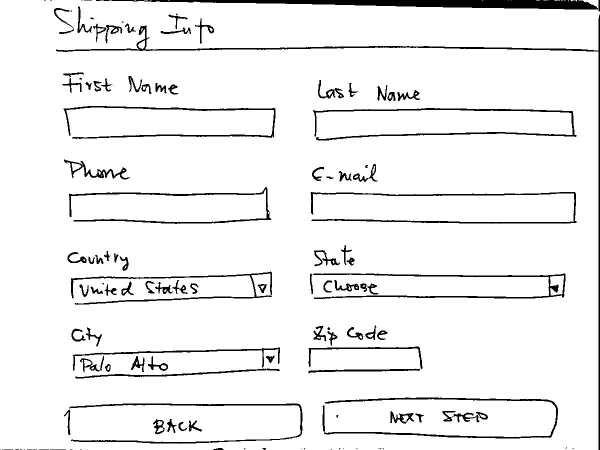
#> input picture agentic_ecommerce_ba/sample_files/quantitative_test/00000_png.rf.728fcbf94e821c227234be2b7b8a684c.jpg, 1200 x 900 px (shown at 1/2 size)
$ python -i enhancer.py   (imports and definitions only)
#> lines starting #> are read from the running program, lines starting #| are printed output that depends on the picture; after the words box and inside, x2 and y2 are one past the last pixel; in counts of white or black regions, pixels touching at a corner belong together
#> in enhance_wireframe, image is the input picture: shape (900, 1200, 3); min 0, max 255, mean 239.6
import cv2
import numpy as np

def resize_image(image: np.ndarray, max_width: int = 1200) -> np.ndarray:
    """Giảm kích thước ảnh nếu quá lớn để tối ưu hoá tốc độ quét."""
#> called with max_width = 1200
    height, width = image.shape[:2]
#> height = 900; width = 1200
    if width > max_width:
        ratio = max_width / width
        new_size = (max_width, int(height * ratio))
        return cv2.resize(image, new_size, interpolation=cv2.INTER_AREA)
    return image

def denoise_image(image: np.ndarray) -> np.ndarray:
    """Khử nhiễu ảnh dùng Median Blur (hữu ích với ảnh chụp điện thoại)."""
    return cv2.medianBlur(image, 3)

def binarize_image(image: np.ndarray) -> np.ndarray:
    """Chuyển ảnh màu sang ảnh nhị phân Trắng/Đen (Black & White).
    Sử dụng Adaptive Threshold chuyên trị ảnh vẽ tay chụp bằng điện thoại
    bị tối/đổ bóng ở các góc.
    """
    if len(image.shape) == 3:
        gray = cv2.cvtColor(image, cv2.COLOR_BGR2GRAY)
    else:
        gray = image

    # Xoá phông mờ bằng Gaussian Blur nhẹ
    blur = cv2.GaussianBlur(gray, (5, 5), 0)
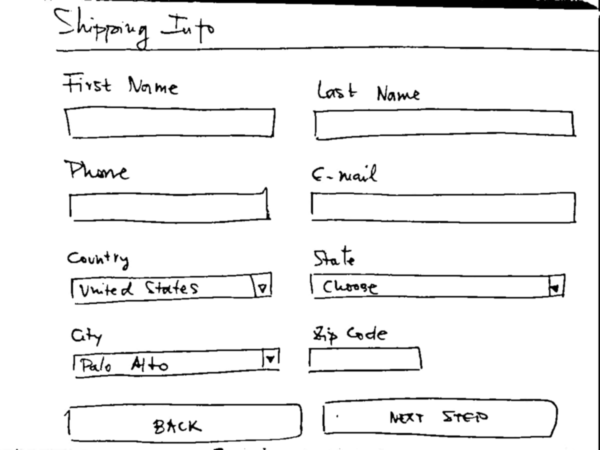
#> blur: shape (900, 1200) (shown at 1/2 size); min 0, max 255, mean 239.7

    # Adaptive Threshold giúp xử lý ảnh không đều sáng
    # cv2.ADAPTIVE_THRESH_GAUSSIAN_C tốt hơn MEAN_C cho nhiễu
    binary = cv2.adaptiveThreshold(
        blur, 255,
        cv2.ADAPTIVE_THRESH_GAUSSIAN_C,
        cv2.THRESH_BINARY_INV,
        11, 2 # Khối 11x11, hằng số C=2. Cần test lại với ảnh thật
    )
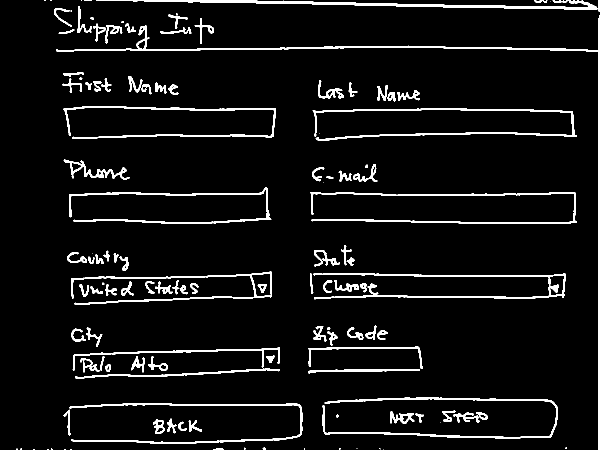
#> binary: shape (900, 1200) (shown at 1/2 size); 5.8% white; 126 white regions (26 under 20 px), largest, box (x1, y1, x2, y2) and area: (112, 30, 1200, 900) 6561, (192, 0, 1200, 23) 4992, (625, 216, 1154, 281) 3772
    return binary

def enhance_wireframe(image_path: str) -> np.ndarray:
    """Pipeline tổng hợp tăng cường chất lượng ảnh Wireframe vẽ tay."""
    image = cv2.imread(image_path)
    if image is None:
        raise ValueError(f"Không thể đọc ảnh tại: {image_path}")

    # 1. Resize cho chuẩn
    resized = resize_image(image)
    # 2. Khử noise nhiễu hạt
    denoised = denoise_image(resized)
    # 3. Trắng đen tách nền
    binary = binarize_image(denoised)

    return binary

>>> result = enhance_wireframe('../../sample_files/quantitative_test/00000_png.rf.728fcbf94e821c227234be2b7b8a684c.jpg')

$ run again, on agentic_ecommerce_ba/sample_files/quantitative_test/00001_png.rf.15a951188dbc468d1bca6d4bf171d96e.jpg
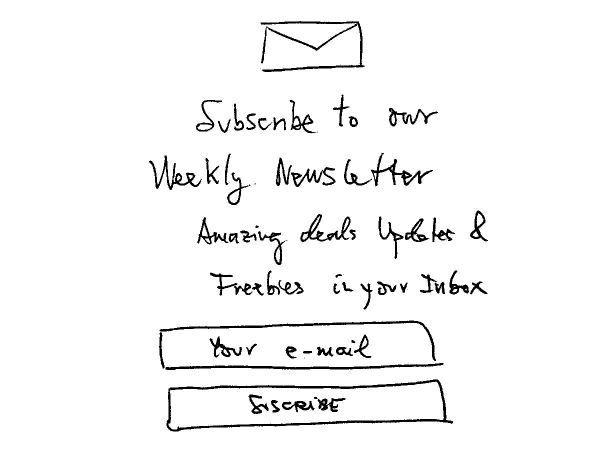
#> input picture agentic_ecommerce_ba/sample_files/quantitative_test/00001_png.rf.15a951188dbc468d1bca6d4bf171d96e.jpg, 1200 x 900 px (shown at 1/2 size)
#> in enhance_wireframe, image is the input picture: shape (900, 1200, 3); min 0, max 255, mean 245.1
#> in binarize_image, `binary = cv2.adaptiveThreshold( blur, 255, cv2.ADAPTIVE_THRESH_GAUSSIA..`:
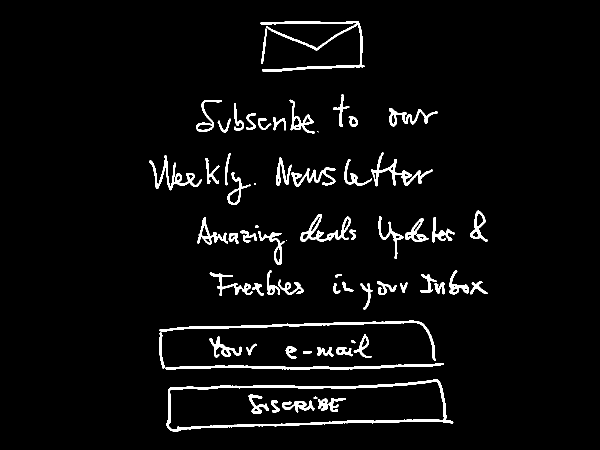
#> binary: shape (900, 1200) (shown at 1/2 size); 3.9% white; 65 white regions (3 under 20 px), largest, box (x1, y1, x2, y2) and area: (333, 759, 907, 863) 5874, (521, 42, 729, 144) 2867, (319, 641, 872, 722) 2755

$ run again, on agentic_ecommerce_ba/sample_files/quantitative_test/00002_png.rf.cc8ed52a65e406dfaaf088bf4d0c574d.jpg
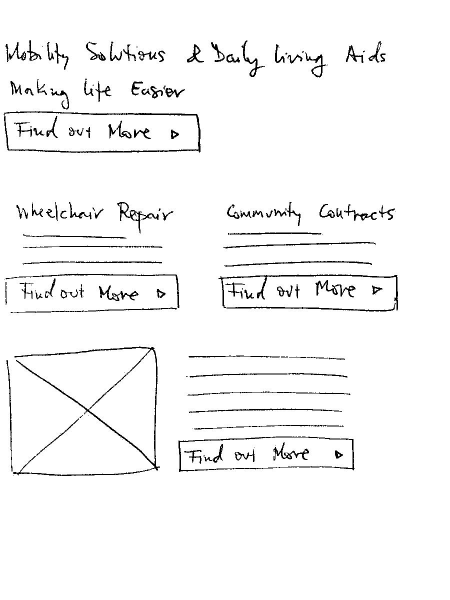
#> input picture agentic_ecommerce_ba/sample_files/quantitative_test/00002_png.rf.cc8ed52a65e406dfaaf088bf4d0c574d.jpg, 900 x 1200 px (shown at 1/2 size)
#> in enhance_wireframe, image is the input picture: shape (1200, 900, 3); min 0, max 255, mean 246.1
#> in binarize_image, `blur = cv2.GaussianBlur(gray, (5, 5), 0)`:
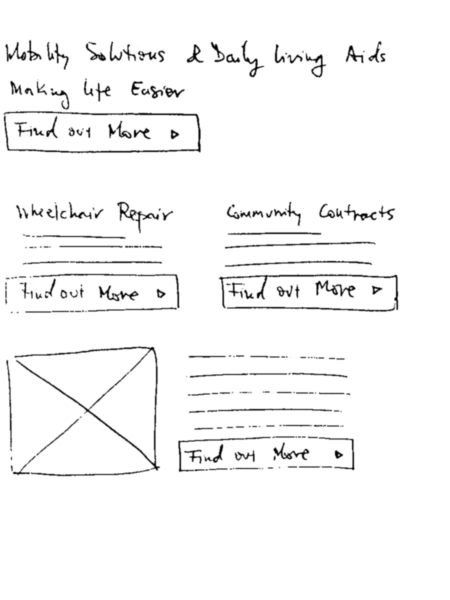
#> blur: shape (1200, 900) (shown at 1/2 size); min 0, max 255, mean 246.5
#> in binarize_image, `binary = cv2.adaptiveThreshold( blur, 255, cv2.ADAPTIVE_THRESH_GAUSSIA..`:
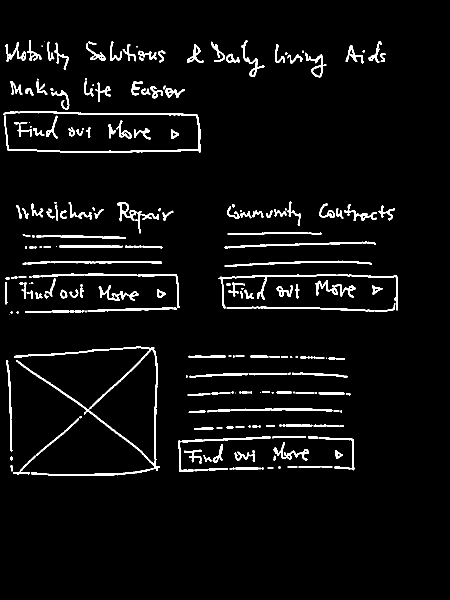
#> binary: shape (1200, 900) (shown at 1/2 size); 4.4% white; 213 white regions (46 under 20 px), largest, box (x1, y1, x2, y2) and area: (28, 693, 320, 952) 4399, (7, 222, 401, 306) 3024, (437, 549, 796, 621) 1794

$ run again, on agentic_ecommerce_ba/sample_files/quantitative_test/00004_png_jpg.rf.932e0175f162009ef39090fa1afaa8dd.jpg
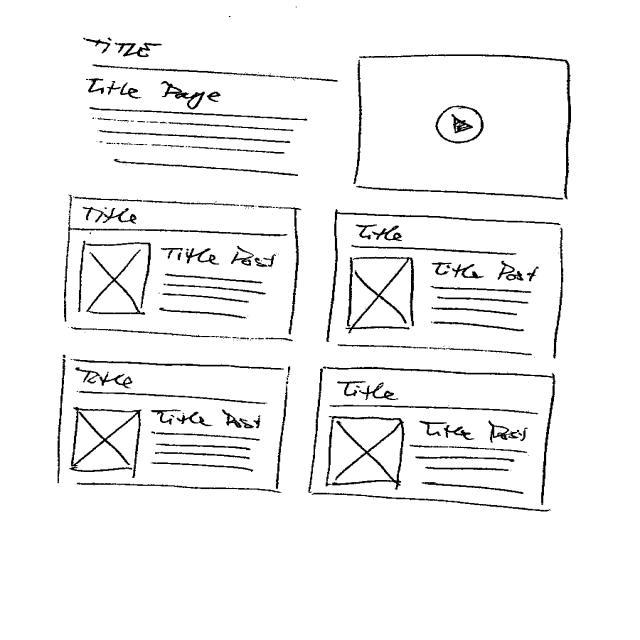
#> input picture agentic_ecommerce_ba/sample_files/quantitative_test/00004_png_jpg.rf.932e0175f162009ef39090fa1afaa8dd.jpg, 640 x 640 px
#> in enhance_wireframe, image is the input picture: shape (640, 640, 3); min 0, max 255, mean 243
#> in binarize_image, `blur = cv2.GaussianBlur(gray, (5, 5), 0)`:
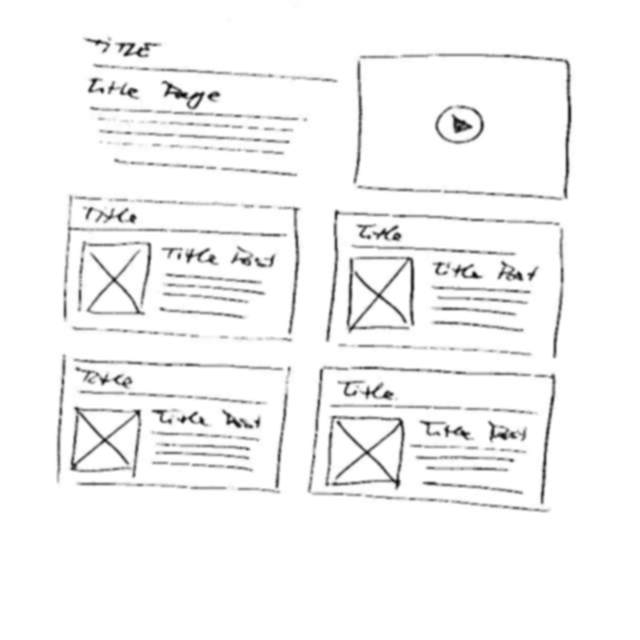
#> blur: shape (640, 640); min 12, max 255, mean 245.4
#> in binarize_image, `binary = cv2.adaptiveThreshold( blur, 255, cv2.ADAPTIVE_THRESH_GAUSSIA..`:
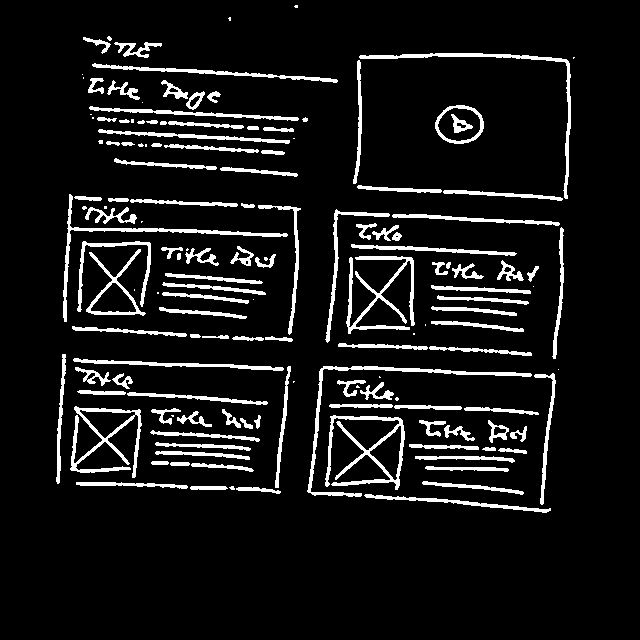
#> binary: shape (640, 640); 8.7% white; 147 white regions (32 under 20 px), largest, box (x1, y1, x2, y2) and area: (325, 415, 405, 490) 1483, (346, 256, 415, 334) 1389, (307, 366, 532, 497) 1357
